Frame 1 (no input): blank canvas, image omitted
Frame 60 (the mouse pressed at the canvas centre just before this capture): blank canvas, image omitted
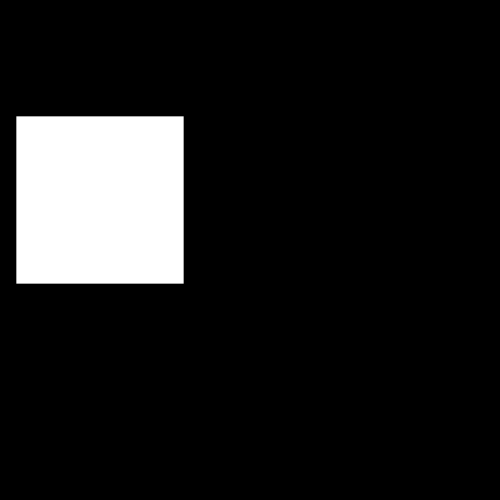
Frame 120 (the mouse held since frame 60 and released just before this capture)

The Processing sketch whose frames 1 and 60 were blank and that drew this single picture after the mouse press (run headless with seeded random() and noise(); from frame 60 on, the mouse is pressed at the canvas centre):

// Processing sketch: processing_129598
// ── processing_129598.pde

float timer = 0.0;
float a = 0.0;
float s = 0.0;
float rad = 0.0;

void setup()
{
  size (500, 500);
  frameRate(30);
}

void draw()
{
  background(0);
  
  timer = timer + (1.0 / 30.0);
  a = a + 0.1;
  s = cos(a)*2;
  rad = rad + 1.0;
    
  if (timer >= 2.0 && timer < 5.0)
  {
   pushMatrix();
   translate(100, 200);
   scale(s);
   rectMode(CENTER);
   rect(0, 0, 100, 100);
   popMatrix();
  }
  else if (timer >= 5.0 && timer < 6.0)
  {
   ellipse(100, 100, 200, 200);
  }
  else if (timer >= 6.0)
  {
    pushMatrix();
    translate(width/2, height/2);
    rotate(rad);
    rectMode(CENTER);
    triangle(77, 100, 150, 50, 100, 50);
    popMatrix();
  }
  else 
  {
    background(255, 0, 0);
  }
}
    
